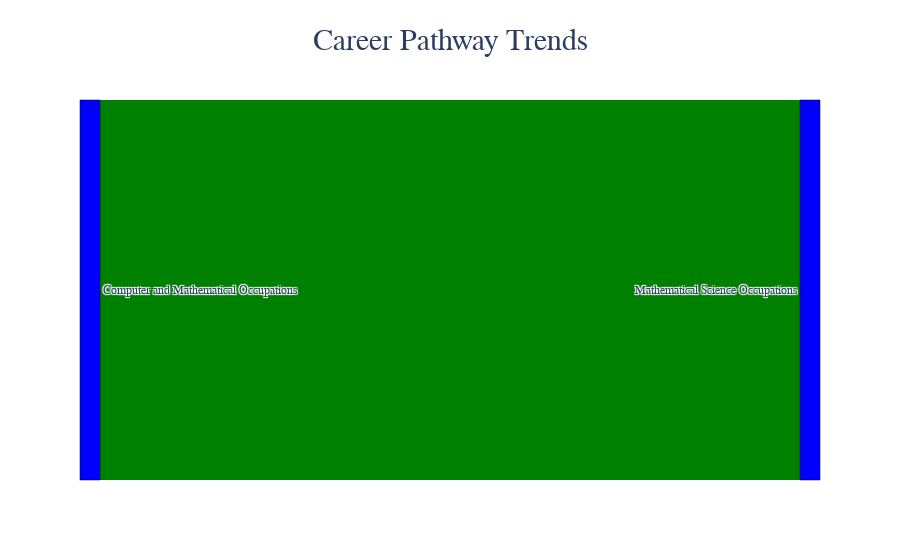

The notebook cell this image was saved under:
### Markdown cell above
# Career Pathway Trends (Sankey Diagram)
- Visualize job transitions between different occupation levels.
- **Aggregate Data**
  - Identify career transitions between **SOC job classifications**.
- **Visualize results**
  - Create a **Sankey diagram** where:
    - **Source** = `SOC_2021_2_NAME`
    - **Target** = `SOC_2021_3_NAME`
    - **Value** = Number of transitions
  - Apply custom colors and font styles.
- **Explanation:** Write two sentences about what the graph reveals.

### Code cell
# Your code for 8th question here
# Aggregate Data
df_transitions = df.groupBy("SOC_2021_2_NAME", "SOC_2021_3_NAME").count()
df_transitions_pd = df_transitions.toPandas()

# Visualize results
unique_sources = df_transitions_pd["SOC_2021_2_NAME"].unique()
unique_targets = df_transitions_pd["SOC_2021_3_NAME"].unique()
nodes = list(unique_sources) + list(unique_targets)
node_indices = {node: i for i, node in enumerate(nodes)}
links = {
    "source": [node_indices[source] for source in df_transitions_pd["SOC_2021_2_NAME"]],
    "target": [node_indices[target] for target in df_transitions_pd["SOC_2021_3_NAME"]],
    "value": df_transitions_pd["count"].tolist()
}

fig = go.Figure(go.Sankey(
    node=dict(pad=15, thickness=20, line=dict(color="black", width=0.5), label=nodes, color="blue"),
    link=dict(source=links["source"], target=links["target"], value=links["value"], color="green")
))

fig.update_layout(title="Career Pathway Trends", font_family="Arial", title_font_size=30, title_x=0.5,
                  plot_bgcolor="white", paper_bgcolor="white", 
                  xaxis=dict(showgrid=False), yaxis=dict(showgrid=False))
fig.show()

fig.write_image("output/Q8.svg", width=1080, height=540, scale=2)

### Figure 1 — Plotly figure (JSON) as saved in the notebook; plotly's stock layout.template omitted (floating-point values rounded to 4 significant figures)
{"data": [{"link": {"color": "green", "source": [0], "target": [1], "value": [32398]}, "node": {"color": "blue", "label": ["Computer and Mathematical Occupations", "Mathematical Science Occupations"], "line": {"color": "black", "width": 0.5}, "pad": 15, "thickness": 20}, "type": "sankey"}], "layout": {"font": {"family": "Arial"}, "paper_bgcolor": "white", "plot_bgcolor": "white", "title": {"font": {"size": 30}, "text": "Career Pathway Trends", "x": 0.5}, "xaxis": {"showgrid": false}, "yaxis": {"showgrid": false}}}
